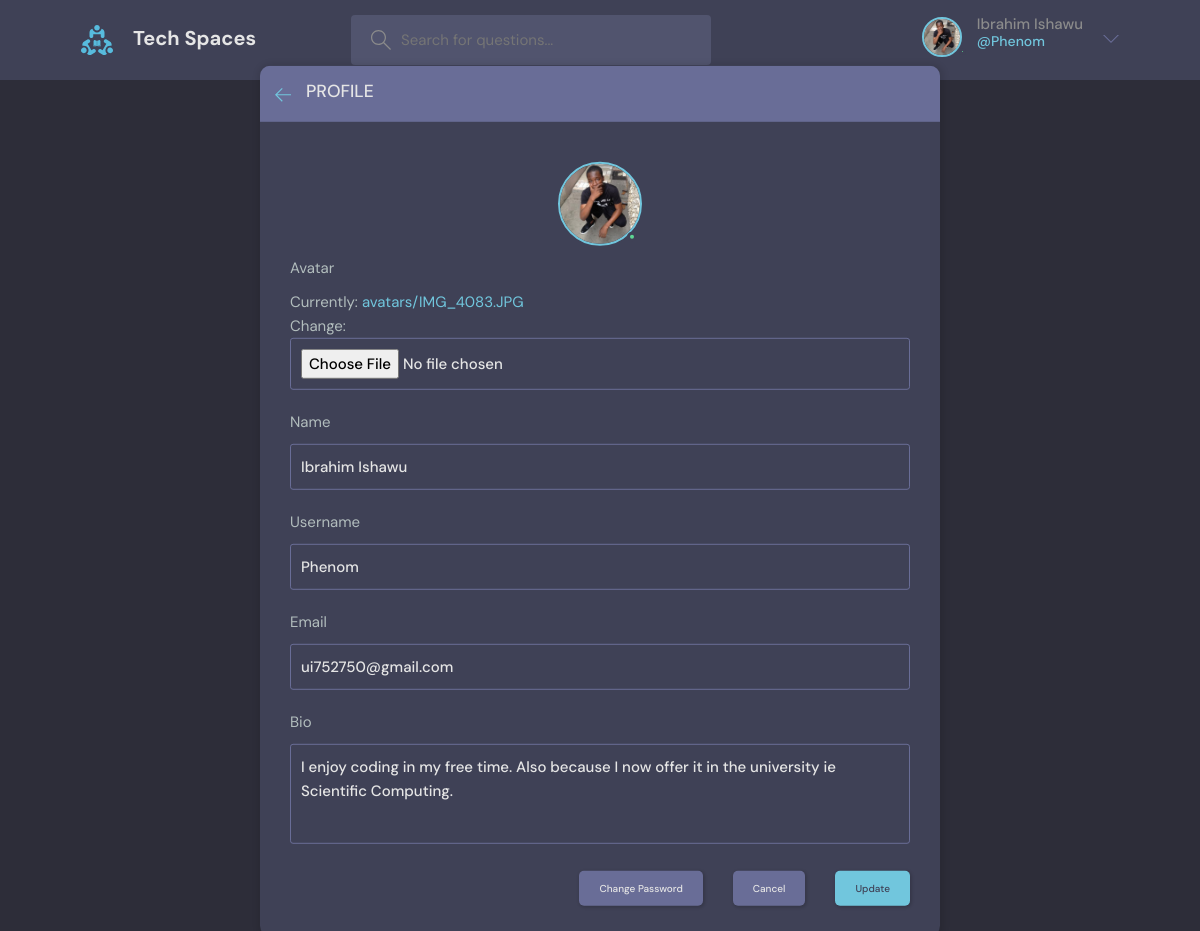
The page /accounts/profile/update/ (signed in) on the database its author committed.
### core/models.py (models this page shows, shortened)
class User(AbstractUser):
    name = models.CharField(max_length=200, null=True)
    email = models.EmailField(unique=True, null=True)
    bio = models.TextField(null=True)
    avatar = models.ImageField(null=True, default='avatar.svg', upload_to='avatars')
    REQUIRED_FIELDS = []

### user_authentication/views.py (the view, shortened to what this page needs)
# urls.py: path('profile/update/', views.UpdateProfile.as_view(), name='update_profile'),
class UpdateProfile(LoginRequiredMixin, View):
    def get(self, request):
        form = UserUpdateForm(instance=request.user)
        context = {
            'form': form,
        }
        return render(request, 'user_authentication/profile_update.html', context)

### user_authentication/forms.py
class UserUpdateForm(forms.ModelForm):
    class Meta:
        model = User
        fields = ['avatar', 'name', 'username', 'email', 'bio']

### user_authentication/templates/user_authentication/profile_update.html (shortened to what this page needs)
{% extends 'core/base.html' %}
{% block content %}
    <main class="create-room layout">
      <div class="container">
        <div class="layout__box">
          <div class="layout__boxHeader">
            <div class="layout__boxTitle">
              <a href="{{ request.META.HTTP_REFERER }}">
                <svg
                  version="1.1"
                  xmlns="http://www.w3.org/2000/svg"
                  width="32"
                  height="32"
                  viewBox="0 0 32 32"
                >
                  <title>arrow-left</title>
                  <path
                    d="M13.723 2.286l-13.723 13.714 13.719 13.714 1.616-1.611-10.96-10.96h27.625v-2.286h-27.625l10.965-10.965-1.616-1.607z"
                  ></path>
                </svg>
              </a>
              <h3>Profile</h3>
            </div>
          </div>
          <div class="settings layout__body">
            <div class="settings__avatar">
              <div class="avatar avatar--large active">
                <img src="{{ request.user.avatar.url }}" id="preview-avatar" />
              </div>
            </div>
            <form class="form" method="POST">
              {% for field in form %}
                <div class="form__group">
                  <label for="{{ field.label }}">{{ field.label }}</label>
                  {{ field }}
                </div>
              {% endfor %}
              <div class="form__action">
                <a class="btn btn--dark" href="{% url 'change_password' %}">Change Password</a>
                <a class="btn btn--dark" href="{% url 'home' %}">Cancel</a>
                <button class="btn btn--main" type="submit">Update</button>
              </div>
            </form>
          </div>
        </div>
      </div>
    </main>
{% endblock content %}

### core/templates/core/_header.html (shortened to what this page needs)
{% load static %}
<header class="header header--loggedIn">
      <div class="container">
        <a href="/" class="header__logo">
          <img src="{% static 'core/img/logo.svg' %}" />
          <h1>Tech Spaces</h1>
        </a>
        <form class="header__search">
          <label>
            <input name='query' placeholder="Search for questions..." />
          </label>
        </form>
        <nav class="header__menu">
          {% if not request.user.is_authenticated %}
            <a href="{% url 'login' %}">
              <img src="{% static 'core/img/avatar.svg' %}" />
              <p>Login</p>
            </a>
          {% else %}
            <div class="header__user">
              <a href="{% url 'update_profile' %}">
                <div class="avatar avatar--medium active">
                  <img src="{{ request.user.avatar.url }}" />
                </div>
                <p>{{ request.user.name }} <span>@{{ request.user.username }}</span></p>
              </a>
              <button class="dropdown-button">
                <svg version="1.1" xmlns="http://www.w3.org/2000/svg" width="32" height="32" viewBox="0 0 32 32">
                  <title>chevron-down</title>
                  <path d="M16 21l-13-13h-3l16 16 16-16h-3l-13 13z"></path>
                </svg>
              </button>
            </div>
          {% endif %}
        </nav>
      </div>
    </header>

### rows shown on the page
User: user.avatar (picture), user.name "Ibrahim Ishawu", user.username "Phenom", form "Ibrahim Ishawu" "Phenom" "ui752750@gmail.com" "I enjoy coding in my free time. Also because I now offer it in the university ie Scientific Computing."

### other values the page prints
{{ field.label }} "Avatar" "Name" "Username" "Email" "Bio"
